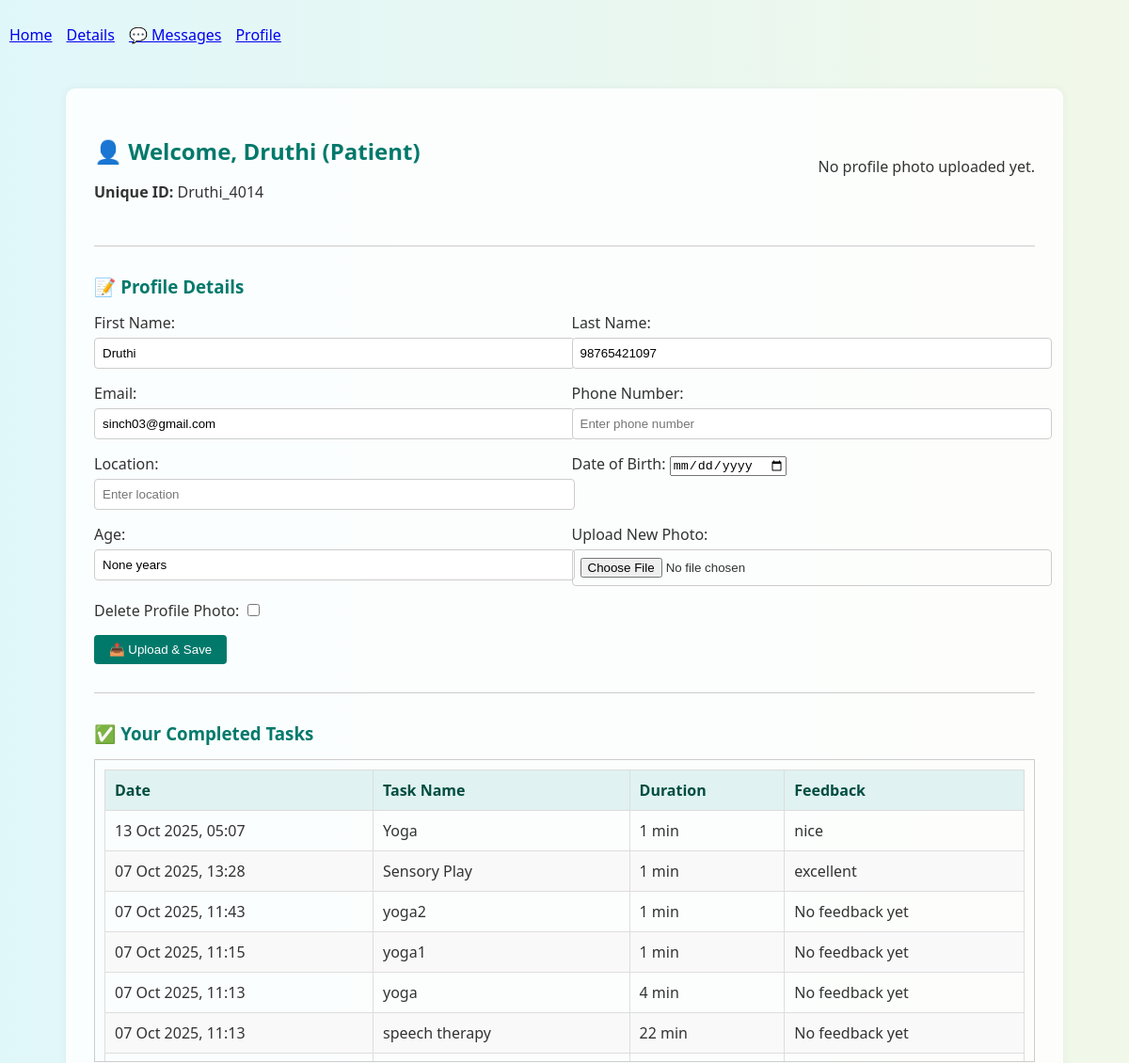
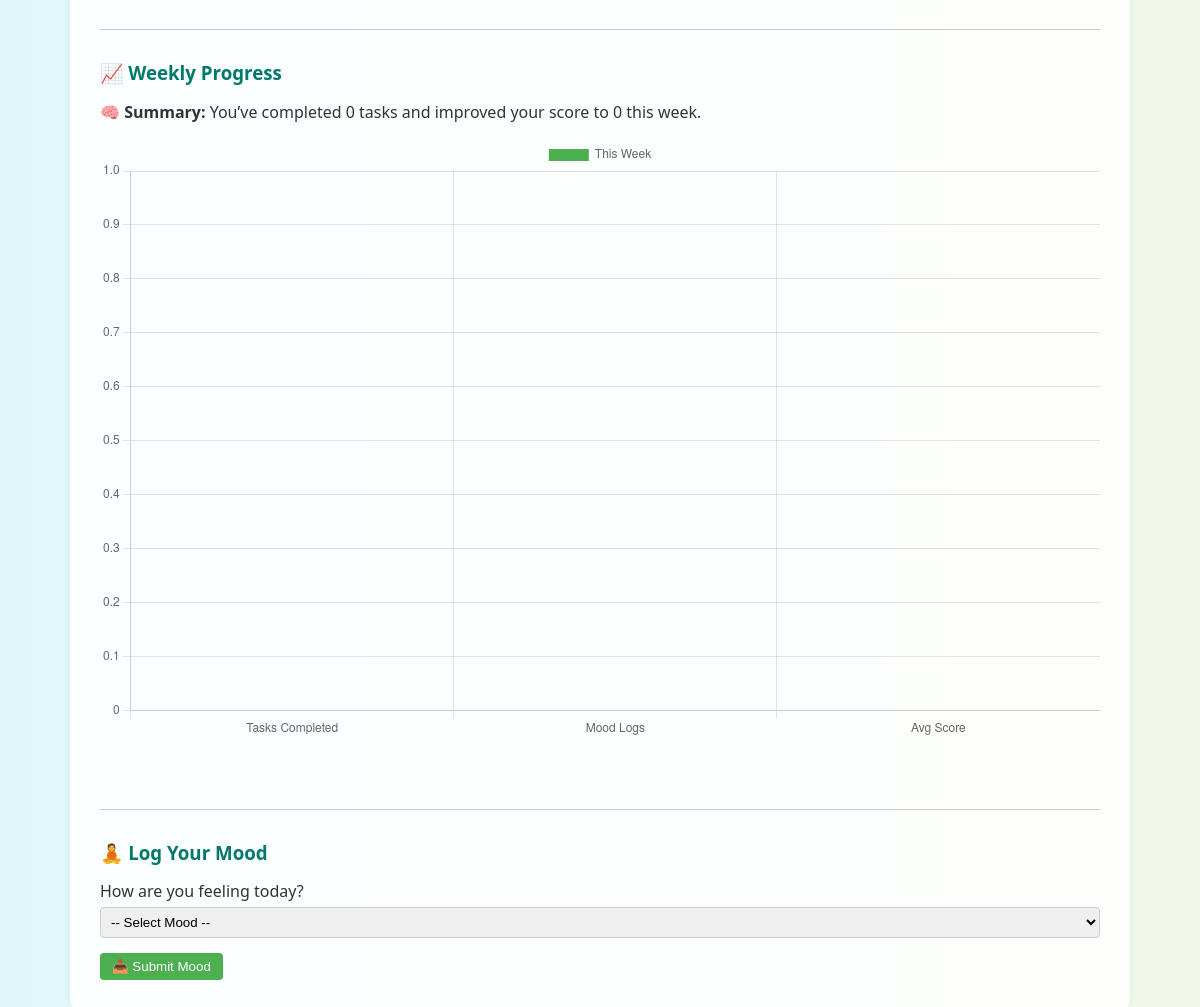
Screenshot of /profile/patient/ (signed in) with the database file from the repository (2 pictures, top to bottom).
### core/models.py (models this page shows, shortened)
class User(AbstractUser):
    ROLE_CHOICES = (
        ('patient', 'Patient'),
        ('doctor', 'Doctor'),
        ('therapist', 'Therapist'),
    )
    role = models.CharField(max_length=10, choices=ROLE_CHOICES)
    unique_id = models.CharField(max_length=20, blank=True, null=True, unique=True)
    phone = models.CharField(max_length=15, blank=True)
    profile_photo = models.ImageField(upload_to='profile_photos/', blank=True, null=True)
    date_of_birth = models.DateField(blank=True, null=True)
    location = models.CharField(max_length=100, blank=True)

class PatientTask(models.Model):
    STATUS_CHOICES = [
        ('pending', 'Pending'),
        ('in_progress', 'In Progress'),
        ('completed', 'Completed'),
    ]
    TASK_TYPE_CHOICES = [
        ('adaptive_sports', 'Adaptive Sports'),
        ('creative_arts', 'Creative Arts'),
        ('music_therapy', 'Music Therapy'),
        ('speech_therapy', 'Speech Therapy'),
        ('exercise', 'Exercise'),
        ('yoga', 'Yoga'),
        ('sensory_play', 'Sensory Play'),
        ('social_skills', 'Social Skills Training'),
        ('language_learning', 'Language Learning'),
        ('gardening', 'Gardening'),
    ]
    patient = models.ForeignKey(
        settings.AUTH_USER_MODEL,
        on_delete=models.CASCADE,
        limit_choices_to={'role': 'patient'}
    )
    task_name = models.CharField(max_length=255)
    task_type = models.CharField(max_length=30, choices=TASK_TYPE_CHOICES, default='exercise')
    started_at = models.DateTimeField(blank=True, null=True)
    duration_minutes = models.PositiveIntegerField(blank=True, null=True)
    completed_at = models.DateTimeField(blank=True, null=True)
    status = models.CharField(max_length=20, choices=STATUS_CHOICES, default='pending')
    feedback = models.TextField(blank=True)

### core/views.py (the view)
# urls.py: path('profile/patient/', views.patient_profile, name='patient_profile'),
@login_required
def patient_profile(request):
    if request.user.role != 'patient':
        messages.error(request, "Access denied.")
        return redirect('login')
    completed_tasks = PatientTask.objects.filter(
        patient=request.user,
        status='completed'
    ).order_by('-completed_at')
    active_task = PatientTask.objects.filter(
        patient=request.user,
        status='in_progress'
    ).first()
    age = calculate_age(request.user.date_of_birth) if request.user.date_of_birth else None
    progress_data = get_weekly_progress(request.user)
    latest_mood = MoodLog.objects.filter(patient=request.user).order_by('-logged_at').first()
    MOOD_COLOR_MAP = {
        'happy': '#4caf50',     # Green
        'neutral': '#9e9e9e',   # Gray
        'sad': '#f44336',       # Red
        'anxious': '#3f51b5',   # Indigo
        'excited': '#ff9800',   # Orange
        'tired': '#795548'      # Brown
    }
    mood_color = MOOD_COLOR_MAP.get(latest_mood.mood, '#2196f3') if latest_mood else '#2196f3'
    if request.method == 'POST':
        form = PatientProfileForm(request.POST, request.FILES, instance=request.user)
        if form.is_valid():
            form.save()
            messages.success(request, "Profile updated successfully.")
            return redirect(request.path)
        else:
            messages.error(request, "Please correct the errors below.")
            print(form.errors)
    else:
        form = PatientProfileForm(instance=request.user)
    context = {
        'form': form,
        'unique_id': request.user.unique_id,
        'age': age,
        'tasks': completed_tasks,
        'active_task': active_task,
        'progress_data': progress_data,
        'mood_color': mood_color,
    }
    return render(request, 'core/patient_profile.html', context)

### core/views.py (called while the page is built)
def get_weekly_progress(user):
    today = timezone.now()
    week_ago = today - timedelta(days=7)
    task_count = PatientTask.objects.filter(
        patient=user,
        completed_at__gte=week_ago,
        status='completed'
    ).count()
    mood_summary = MoodLog.objects.filter(
        patient=user,
        logged_at__gte=week_ago
    ).values('mood').annotate(count=Count('mood'))
    avg_score = ImprovementScore.objects.filter(
        patient=user,
        recorded_at__gte=week_ago
    ).aggregate(avg=Avg('score'))['avg'] or 0
    return {
        'task_count': task_count,
        'mood_summary': mood_summary,
        'avg_score': round(avg_score, 1),
        'ai_summary': f"You’ve completed {task_count} tasks and improved your score to {round(avg_score)} this week."
    }

### core/templates/core/patient_profile.html (shortened to what this page needs)
{% extends 'core/base.html' %}
{% load static %}
{% block content %}
<div class="profile-container">
  <div class="header-section">
    <div>
      <h2>👤 Welcome, {{ user.first_name }} (Patient)</h2>
      <p><strong>Unique ID:</strong> {{ unique_id }}</p>
    </div>
    <div>
      {% if user.profile_photo %}
        <img src="{{ user.profile_photo.url }}" alt="Profile Photo">
        <form method="post" action="{% url 'delete_profile_photo' %}">
          {% csrf_token %}
          <button type="submit">🗑️ Delete Photo</button>
        </form>
      {% else %}
        <p>No profile photo uploaded yet.</p>
      {% endif %}
    </div>
  </div>
  <hr>
  <h3>📝 Profile Details</h3>
  <form method="post" enctype="multipart/form-data">
    <div class="profile-grid">
      <div>{{ form.first_name.label_tag }} {{ form.first_name }}</div>
      <div>{{ form.last_name.label_tag }} {{ form.last_name }}</div>
      <div>{{ form.email.label_tag }} {{ form.email }}</div>
      <div>{{ form.phone.label_tag }} {{ form.phone }}</div>
      <div>{{ form.location.label_tag }} {{ form.location }}</div>
      <div>{{ form.date_of_birth.label_tag }} {{ form.date_of_birth }}</div>
      <div><label>Age:</label> <input type="text" value="{{ age }} years" readonly></div>
      <div>{{ form.profile_photo.label_tag }} {{ form.profile_photo }}</div>
      <div>{{ form.delete_photo.label_tag }} {{ form.delete_photo }}</div>
    </div>
    <button type="submit">📤 Upload & Save</button>
  </form>
  <hr>
  <h3>✅ Your Completed Tasks</h3>
  <div class="task-table">
    <table>
      <thead>
        <tr>
          <th>Date</th>
          <th>Task Name</th>
          <th>Duration</th>
          <th>Feedback</th>
        </tr>
      </thead>
      <tbody>
        {% for task in tasks %}
        <tr>
          <td>{{ task.completed_at|date:"d M Y, H:i" }}</td>
          <td>{{ task.task_name }}</td>
          <td>{{ task.duration_minutes }} min</td>
          <td>{{ task.feedback|default:"No feedback yet" }}</td>
        </tr>
        {% empty %}
        <tr><td colspan="4" style="text-align: center;">No tasks completed yet.</td></tr>
        {% endfor %}
      </tbody>
    </table>
  </div>
  <hr>
  <h3>📈 Weekly Progress</h3>
  <p><strong>🧠 Summary:</strong> {{ progress_data.ai_summary }}</p>
  <div style="display: flex; justify-content: center;">
    <canvas id="weeklyProgressChart" width="500" height="300"></canvas>
  </div>
  <hr>
  <h3>🧘 Log Your Mood</h3>
  <form method="post" action="{% url 'log_mood' %}">
    <label for="mood">How are you feeling today?</label>
    <select name="mood" id="mood" required>
      <option value="">-- Select Mood --</option>
    </select>
    <button type="submit">📥 Submit Mood</button>
  </form>
</div>
<script>
new Chart(document.getElementById('weeklyProgressChart').getContext('2d'), {
    type: 'bar',
    data: {
        labels: ['Tasks Completed', 'Mood Logs', 'Avg Score'],
        datasets: [{
            label: 'This Week',
            data: [
                {{ progress_data.task_count }},
                {{ progress_data.mood_summary|length }},
                {{ progress_data.avg_score }}
            ],
            backgroundColor: [
                '#4caf50',
                '{{ mood_color }}',
                '#ff9800'
            ]
        }]
    },
    options: {
        responsive: true,
        scales: { y: { beginAtZero: true } }
    }
});
</script>
{% endblock %}

### core/templates/core/base.html (shortened to what this page needs)
{% load static %}
<!DOCTYPE html>
<html lang="en">
<head>
</head>
<body>
    {% if user.is_authenticated and not hide_nav %}
    <nav>
        <ul style="list-style: none; display: flex; gap: 15px; padding: 10px;">
            {% if user.role == 'patient' %}
                <li><a href="{% url 'patient_home' %}">Home</a></li>
                <li><a href="{% url 'visit_details' %}">Details</a></li>
                <li><a href="{% url 'message_box' %}">💬 Messages</a></li>
                <li><a href="{% url 'patient_profile' %}">Profile</a></li>
            {% elif user.role == 'doctor' %}
                <li><a href="{% url 'doctor_dashboard' %}">Home</a></li>
                <li><a href="{% url 'message_box' %}">💬 Messages</a></li>
                <li><a href="{% url 'doctor_profile' %}">Profile</a></li>
            {% elif user.role == 'therapist' %}
                <li><a href="{% url 'therapist_dashboard' %}">Home</a></li>
                <li><a href="{% url 'message_box' %}">💬 Messages</a></li>
                <li><a href="{% url 'therapist_profile' %}">Profile</a></li>
            {% endif %}
        </ul>
    </nav>
    {% endif %}
    <main style="padding: 20px;">
        {% block content %}{% endblock %}
    </main>
</body>
</html>

### core/templates/core/patient_profile.html (style rules this page uses)
body { margin: 0; font-family: 'Segoe UI', sans-serif; background: linear-gradient(to right, #e0f7fa, #f1f8e9); color: #333; }
.profile-container { max-width: 1000px; margin: auto; padding: 30px; background-color: #ffffffdd; border-radius: 10px; box-shadow: 0 0 10px rgba(0,0,0,0.05); }
h2, h3 { color: #00796b; margin-bottom: 15px; }
hr { margin: 30px 0; border: none; border-top: 1px solid #ccc; }
.header-section { display: flex; justify-content: space-between; align-items: center; margin-bottom: 30px; }
form { margin-top: 10px; }
.profile-grid { display: grid; grid-template-columns: 1fr 1fr; gap: 15px; }
form input[type="text"], form input[type="email"], form input[type="file"], form select { width: 100%; padding: 8px; margin-top: 5px; border: 1px solid #ccc; border-radius: 4px; }
form button { margin-top: 15px; background-color: #00796b; color: white; padding: 8px 16px; border: none; border-radius: 4px; cursor: pointer; }
.task-table { max-height: 300px; overflow-y: auto; border: 1px solid #ccc; padding: 10px; }
.task-table table { width: 100%; border-collapse: collapse; }
.task-table th, .task-table td { border: 1px solid #ddd; padding: 10px; text-align: left; }
.task-table th { background-color: #e0f2f1; color: #004d40; }
.task-table tr:nth-child(even) { background-color: #f9f9f9; }
canvas { margin-bottom: 40px; }
#mood { padding: 6px; border-radius: 4px; border: 1px solid #ccc; }
form select + button { background-color: #4CAF50; color: white; padding: 6px 12px; border: none; border-radius: 4px; cursor: pointer; }

### rows the page displays
User: first_name "Druthi", unique "Druthi_4014", last_name "98765421097", email "sinch03@gmail.com"
PatientTask: completed_at "13 Oct 2025, 05:07", task_name "Yoga", duration_minutes "1", feedback "nice"
PatientTask: completed_at "07 Oct 2025, 13:28", task_name "Sensory Play", duration_minutes "1", feedback "excellent"
PatientTask: completed_at "07 Oct 2025, 11:43", task_name "yoga2", duration_minutes "1", feedback "No feedback yet"
PatientTask: completed_at "07 Oct 2025, 11:15", task_name "yoga1", duration_minutes "1", feedback "No feedback yet"
PatientTask: completed_at "07 Oct 2025, 11:13", task_name "yoga", duration_minutes "4", feedback "No feedback yet"
PatientTask: completed_at "07 Oct 2025, 11:13", task_name "speech therapy", duration_minutes "22", feedback "No feedback yet"

### other values shown
{{ progress_data.ai_summary }} "You’ve completed 0 tasks and improved your score to 0 this week."
chart data {{ progress_data.task_count }} 0
chart data {{ progress_data.mood_summary|length }} 0
chart data {{ progress_data.avg_score }} 0
